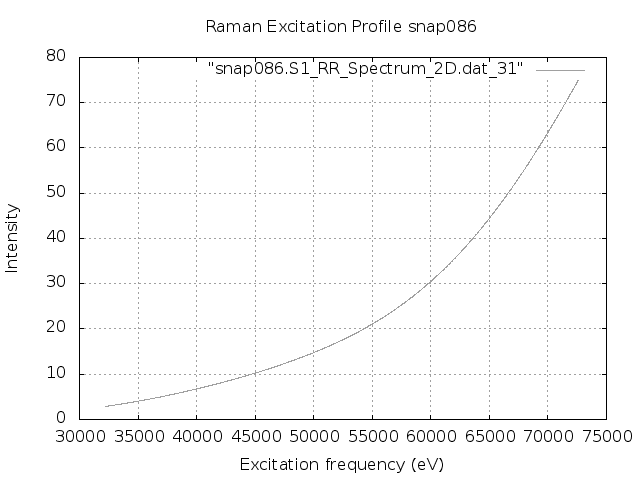

Recreate this plot in gnuplot.
set terminal png
set output "snap086.S1.REP_frozen.png"
set xlabel 'Excitation frequency (eV)'
set ylabel 'Intensity'
set title "Raman Excitation Profile snap086"
set grid
set autoscale
plot "snap086.S1_RR_Spectrum_2D.dat_31" with lines lc "blue"
exit
